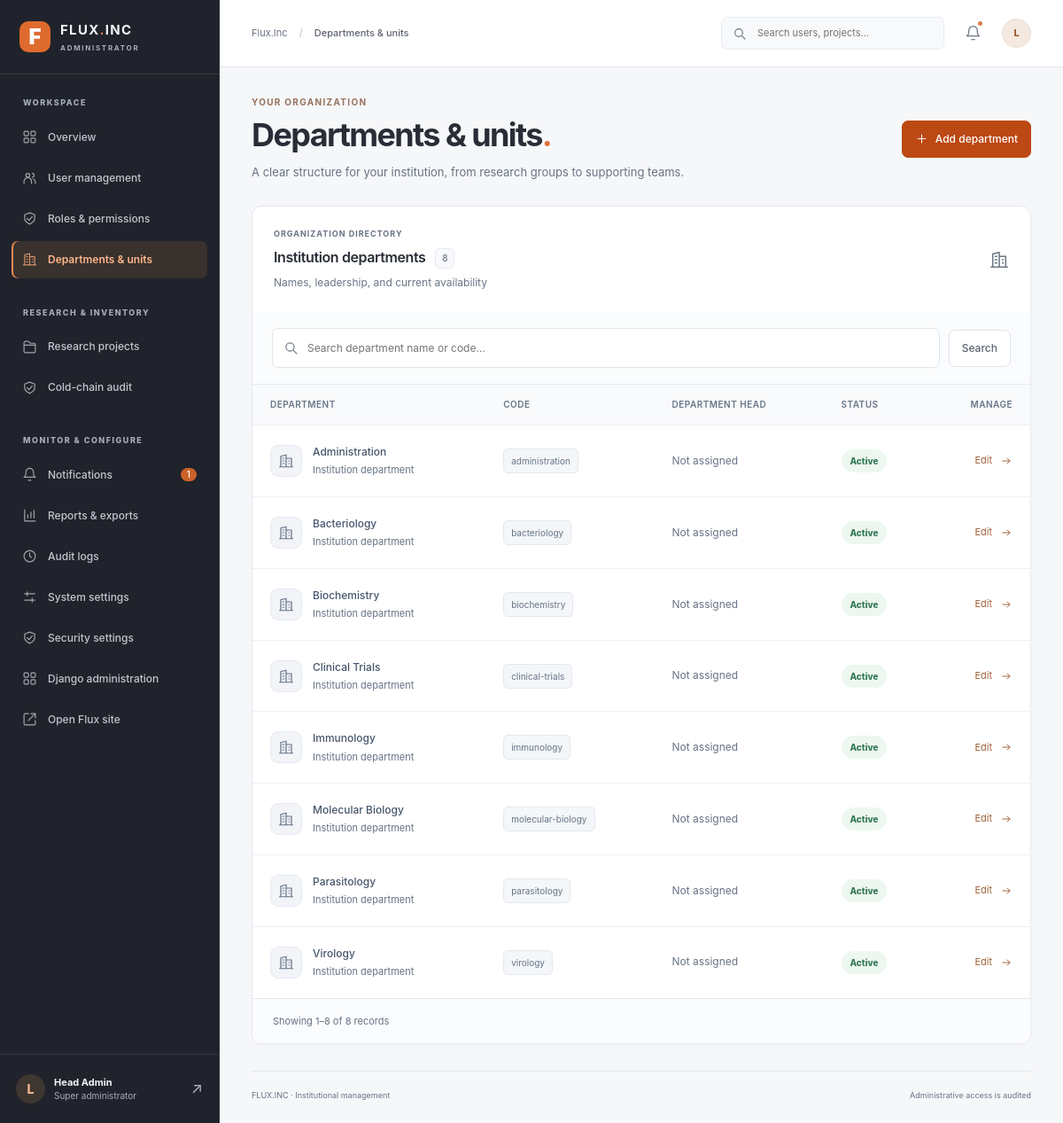
The page /control/departments/ (signed in) on the database its author committed.
### control/models.py (models this page shows, shortened)
class Department(models.Model):
    name = models.CharField(max_length=160, unique=True)
    code = models.SlugField(max_length=50, unique=True)
    head = models.ForeignKey(settings.AUTH_USER_MODEL, null=True, blank=True,
                             on_delete=models.SET_NULL, related_name='headed_flux_departments')
    description = models.TextField(blank=True)
    is_active = models.BooleanField(default=True)
    created_at = models.DateTimeField(auto_now_add=True)
    updated_at = models.DateTimeField(auto_now=True)
    class Meta:
        ordering = ['name']

### control/views.py (the view)
# urls.py: path('departments/', views.departments, name='departments'),
@protected('control.view_department')
def departments(request):
    qs = Department.objects.select_related('head').order_by('name')
    q = request.GET.get('q', '').strip()[:80]
    if q:
        qs = qs.filter(Q(name__icontains=q) | Q(code__icontains=q))
    return template(request, 'departments', page_title='Departments & units',
                    records=page(qs, request), query=q,
                    can_edit=has(request, 'control.change_department'),
                    can_add=has(request, 'control.add_department'))

### control/views.py (called while the page is built)
def protected(permission=None, superuser=False):
    def decorator(view):
        @wraps(view)
        def wrapper(request, *args, **kwargs):
            if not request.user.is_authenticated:
                return redirect(f"{reverse('login')}?next={request.path}")
            if not request.user.is_active or not request.user.is_staff:
                raise PermissionDenied('Administrator access only')
            if superuser and not request.user.is_superuser:
                raise PermissionDenied('Only a super-administrator can make this change')
            if permission and not request.user.has_perm(permission):
                raise PermissionDenied('You lack this administration permission')
            return view(request, *args, **kwargs)
        return wrapper
    return decorator

def template(request, view_name, **context):
    context['section'] = view_name
    context['page_title'] = context.get('page_title', view_name.replace('_', ' ').title())
    context['unread_count'] = AdminNotification.objects.filter(recipient=request.user, read_at__isnull=True).count()
    context['portal_name'] = PortalSettings.objects.filter(pk=1).values_list('institution_name', flat=True).first() or 'Flux.Inc'
    return render(request, f'control/{view_name}.html', context)

def page(queryset, request, count=20):
    from django.core.paginator import Paginator
    return Paginator(queryset, count).get_page(request.GET.get('page'))

def has(request, permission):
    return request.user.has_perm(permission)

### inventory/context_processors.py (called while the page is built, shortened)
def admin_dashboard_projects(request):
    if (
        not request.path.startswith('/admin/')
        or not request.user.is_authenticated
        or not request.user.has_perm('inventory.view_project')
    ):
        return {'admin_dashboard_projects': ()}

### control/templates/control/departments.html (shortened to what this page needs)
{% extends 'control/base.html' %}{% block content %}
<header class="page-head">
<div>
<span class="eyebrow">YOUR ORGANIZATION</span>
<h1>Departments & units<span class="heading-dot">.</span>
</h1>
<p>A clear structure for your institution, from research groups to supporting teams.</p>
</div>{% if can_add %}<a class="button primary" href="{% url 'control:department_create' %}">
<svg class="ui-icon" aria-hidden="true">
<use href="#i-plus"/>
</svg>Add department</a>{% endif %}</header>
<section class="panel directory-panel" aria-labelledby="departments-title">
<div class="panel-head">
<div>
<span class="panel-kicker">ORGANIZATION DIRECTORY</span>
<h2 id="departments-title">Institution departments <span class="record-count">{{ records.paginator.count }}</span>
</h2>
<p>Names, leadership, and current availability</p>
</div>
<svg class="ui-icon" aria-hidden="true">
<use href="#i-building"/>
</svg>
</div>
<form method="get" class="filterbar" role="search">
<label class="filter-search">
<svg class="ui-icon" aria-hidden="true">
<use href="#i-search"/>
</svg>
<input class="field-control" type="search" name="q" placeholder="Search department name or code…" value="{{ query }}" aria-label="Search departments">
</label>
<button class="button secondary" type="submit">Search</button>{% if query %}<a href="{% url 'control:departments' %}" class="button ghost">Clear</a>{% endif %}</form>
<div class="table-scroll">
<table>
<thead>
<tr>
<th scope="col">Department</th>
<th scope="col">Code</th>
<th scope="col">Department head</th>
<th scope="col">Status</th>
<th scope="col" class="numeric">Manage</th>
</tr>
</thead>
<tbody>{% for d in records %}<tr>
<td>
<div class="cell-user">
<span class="department-avatar">
<svg class="ui-icon" aria-hidden="true">
<use href="#i-building"/>
</svg>
</span>
<span>
<strong>{{ d.name }}</strong>
<small>{{ d.description|truncatechars:65|default:'Institution department' }}</small>
</span>
</div>
</td>
<td>
<span class="tag">{{ d.code }}</span>
</td>
<td>{% if d.head %}{{ d.head.get_full_name|default:d.head.username }}{% else %}<span class="subtle">Not assigned</span>{% endif %}</td>
<td>{% if d.is_active %}<span class="status success">Active</span>{% else %}<span class="status neutral">Inactive</span>{% endif %}</td>
<td class="numeric">{% if can_edit %}<a class="row-action" href="{% url 'control:department_edit' d.pk %}" aria-label="Edit {{ d.name }}">Edit <svg class="ui-icon" aria-hidden="true">
<use href="#i-arrow"/>
</svg>
</a>{% else %}<span class="subtle">View only</span>{% endif %}</td>
</tr>{% endfor %}</tbody>
</table>
</div>{% include 'control/partials/pager.html' %}</section>{% endblock %}

### control/templates/control/base.html (shortened to what this page needs)
{% load static %}<!doctype html>
<html lang="en">
<head>
<link rel="stylesheet" href="{% static 'control/portal.css' %}?v=3">
<link rel="stylesheet" href="{% static 'control/portal_refined.css' %}?v=4">
<link rel="stylesheet" href="{% static 'control/portal_components.css' %}?v=2">
</head>
<body class="control-workspace">
<div class="app-frame">
<aside class="sidebar" id="navigation" aria-label="Administration navigation">
 <div class="brand">
<a href="{% url 'control:overview' %}" aria-label="Flux admin home">
<span class="brand-icon">F</span>
<span>
<strong>FLUX<span class="brand-dot">.</span>INC</strong>
<small>ADMINISTRATOR</small>
</span>
</a>
</div>
 <nav class="side-links">
 <span class="nav-label">WORKSPACE</span>
 <a class="nav-link {% if section == 'overview' %}selected{% endif %}" href="{% url 'control:overview' %}">
<svg class="nav-icon ui-icon" aria-hidden="true">
<use href="#i-grid"/>
</svg> Overview</a>
 {% if perms.auth.view_user %}<a class="nav-link {% if section == 'users' or section == 'user_detail' or section == 'user_form' %}selected{% endif %}" href="{% url 'control:users' %}">
<svg class="nav-icon ui-icon" aria-hidden="true">
<use href="#i-users"/>
</svg> User management</a>{% endif %}
 {% if perms.auth.view_group %}<a class="nav-link {% if section == 'roles' or section == 'role_form' %}selected{% endif %}" href="{% url 'control:roles' %}">
<svg class="nav-icon ui-icon" aria-hidden="true">
<use href="#i-shield"/>
</svg> Roles & permissions</a>{% endif %}
 {% if perms.control.view_department %}<a class="nav-link {% if section == 'departments' or section == 'department_form' %}selected{% endif %}" href="{% url 'control:departments' %}">
<svg class="nav-icon ui-icon" aria-hidden="true">
<use href="#i-building"/>
</svg> Departments & units</a>{% endif %}
 {% if perms.inventory.view_project %}<span class="nav-label spaced">RESEARCH & INVENTORY</span>
<a class="nav-link" href="{% url 'admin:inventory_project_changelist' %}">
<svg class="nav-icon ui-icon" aria-hidden="true">
<use href="#i-folder"/>
</svg> Research projects</a>{% endif %}
 {% if perms.inventory.view_project %}<a class="nav-link {% if section == 'cold_chain_audit' %}selected{% endif %}" href="{% url 'control:cold_chain_audit' %}">
<svg class="nav-icon ui-icon" aria-hidden="true">
<use href="#i-shield"/>
</svg> Cold-chain audit</a>{% endif %}
 <span class="nav-label spaced">MONITOR & CONFIGURE</span>
 <a class="nav-link {% if section == 'notifications' %}selected{% endif %}" href="{% url 'control:notifications' %}">
<svg class="nav-icon ui-icon" aria-hidden="true">
<use href="#i-bell"/>
</svg> Notifications{% if unread_count %}<span class="nav-count">{{ unread_count }}</span>{% endif %}</a>
 <a class="nav-link {% if section == 'reports' or section == 'report_error' %}selected{% endif %}" href="{% url 'control:reports' %}">
<svg class="nav-icon ui-icon" aria-hidden="true">
<use href="#i-chart"/>
</svg> Reports & exports</a>
 {% if perms.control.view_adminaudit %}<a class="nav-link {% if section == 'audit_logs' %}selected{% endif %}" href="{% url 'control:audit' %}">
<svg class="nav-icon ui-icon" aria-hidden="true">
<use href="#i-clock"/>
</svg> Audit logs</a>{% endif %}
 {% if perms.control.view_portalsettings %}<a class="nav-link {% if section == 'settings' %}selected{% endif %}" href="{% url 'control:settings' %}">
<svg class="nav-icon ui-icon" aria-hidden="true">
<use href="#i-settings"/>
</svg> System settings</a>{% endif %}
 {% if request.user.is_superuser %}<a class="nav-link {% if section == 'security' %}selected{% endif %}" href="{% url 'control:security' %}">
<svg class="nav-icon ui-icon" aria-hidden="true">
<use href="#i-shield"/>
</svg> Security settings</a>{% endif %}
 <a class="nav-link" href="{% url 'admin:index' %}">
<svg class="nav-icon ui-icon" aria-hidden="true">
<use href="#i-grid"/>
</svg> Django administration</a>
 <a class="nav-link" href="{% url 'home' %}">
<svg class="nav-icon ui-icon" aria-hidden="true">
<use href="#i-external"/>
</svg> Open Flux site</a>
 </nav>
 <div class="sidebar-foot">
<div class="sidebar-avatar">{{ request.user.username|first|upper }}</div>
<div class="sidebar-identity">
<strong>{{ request.user.get_full_name|default:request.user.username|truncatechars:25 }}</strong>
<small>{% if request.user.is_superuser %}Super administrator{% else %}Administrator{% endif %}</small>
</div>
<a href="{% url 'control:profile' %}" class="sidebar-profile" title="Profile" aria-label="My profile">↗</a>
</div>
</aside>
<div class="workspace">
<header class="topbar">
<div class="topbar-left">
<span class="breadcrumb">{{ portal_name }} <span>/</span> <strong>{{ page_title }}</strong>
</span>
</div>
<div class="topbar-right">
<form class="global-search" action="{% url 'control:search' %}" method="get" role="search">
<svg class="ui-icon" aria-hidden="true">
<use href="#i-search"/>
</svg>
<input id="global-q" name="q" placeholder="Search users, projects…" value="{{ query|default:'' }}">
</form>
<a class="icon-button notification-button" href="{% url 'control:notifications' %}" aria-label="Notifications">
<svg class="ui-icon" aria-hidden="true">
<use href="#i-bell"/>
</svg>{% if unread_count %}<i>
</i>{% endif %}</a>
<a class="top-avatar" href="{% url 'control:profile' %}" aria-label="Open profile">{{ request.user.username|first|upper }}</a>
</div>
</header>
<main id="main" class="main-area" tabindex="-1">
 {% block content %}{% endblock %}
 <footer class="main-footer">
<span>FLUX.INC · Institutional management</span>
<span>Administrative access is audited</span>
</footer>
</main>
</div>
</div>
</body>
</html>

### control/static/control/portal_components.css (style rules this page uses)
.control-workspace .page-head p { max-width: 660px; font-size: 13px; }
.control-workspace .button { font-size: 12px; min-height: 42px; }
.control-workspace .subtle { font-size: 12px; color: #677384; line-height: 1.7; }
.control-workspace .panel-kicker { font-size: 9px; }
.control-workspace .eyebrow { font-size: 10px; }
.control-workspace .panel-head h2 { font-size: 16px; }
.control-workspace .panel-head p { font-size: 12px; color: #6a7586; }
.control-workspace .tag { font-size: 10px; padding: 5px 8px; border-radius: 5px; color: #667487; background: #f4f6f9; }
.control-workspace .status { font-size: 10px; padding: 5px 10px; }
.record-count { display: inline-block; margin-left: 7px; padding: 3px 7px; border: 1px solid #e7ebf1; border-radius: 5px; font-size: 10px; font-weight: 500; color: #687280; background: #f8f9fc; vertical-align: middle; }
.directory-panel > .panel-head { padding: 24px; }
.directory-panel > .panel-head > .ui-icon { color: #6c7684; width: 22px; height: 22px; }
.filterbar { align-items: center; gap: 10px; }
.filter-search { display: flex; align-items: center; gap: 10px; flex: 1 1 280px; min-width: 0; border: 1px solid #dfe5ed; border-radius: 7px; padding: 0 12px; background: #fff; color: #697381; }
.filter-search > .ui-icon { width: 17px; height: 17px; }
.filter-search .field-control, .filter-search input { width: 100%; min-width: 0; height: 43px; border: 0; border-radius: 7px; padding: 10px 0; background: transparent; font-size: 12px; color: #536277; outline: none; }
.control-workspace .table-scroll th { font-size: 10px; color: #687687; font-weight: 600; }
.control-workspace .table-scroll td { padding: 20px; font-size: 12px; color: #526175; line-height: 1.6; }
.control-workspace .cell-user { gap: 12px; }
.control-workspace .cell-user strong { color: #47566c; font-size: 12px; }
.control-workspace .cell-user small { font-size: 11px; color: #657385; }
.row-action { display: inline-flex; align-items: center; gap: 9px; min-height: 36px; font-size: 11px; color: #9e6038; }
.row-action .ui-icon { width: 14px; height: 14px; }
.department-avatar, .search-kind-icon { display: grid; place-items: center; width: 36px; height: 36px; flex-shrink: 0; border-radius: 9px; background: #f2f4f8; border: 1px solid #e5eaf1; color: #677385; }
.department-avatar .ui-icon, .search-kind-icon .ui-icon { width: 18px; height: 18px; }

### rows shown on the page
Department: name "Administration", description "Institution department", code "administration", shows "Not assigned", is_active "Active"
Department: name "Bacteriology", description "Institution department", code "bacteriology", shows "Not assigned", is_active "Active"
Department: name "Biochemistry", description "Institution department", code "biochemistry", shows "Not assigned", is_active "Active"
Department: name "Clinical Trials", description "Institution department", code "clinical-trials", shows "Not assigned", is_active "Active"
Department: name "Immunology", description "Institution department", code "immunology", shows "Not assigned", is_active "Active"
Department: name "Molecular Biology", description "Institution department", code "molecular-biology", shows "Not assigned", is_active "Active"
Department: name "Parasitology", description "Institution department", code "parasitology", shows "Not assigned", is_active "Active"
Department: name "Virology", description "Institution department", code "virology", shows "Not assigned", is_active "Active"

### other values the page prints
{{ unread_count }} "1"
{{ request.user.username|first|upper }} "L"
{{ portal_name }} "Flux.Inc"
{{ page_title }} "Departments & units"
{{ records.paginator.count }} "8"
{{ records.start_index }} "1"
{{ records.end_index }} "8"
